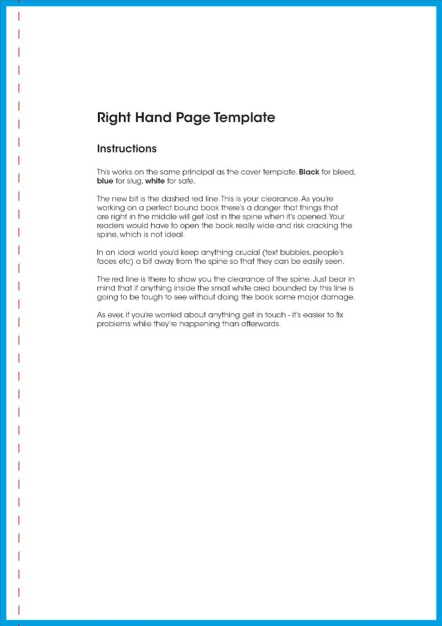
#> input picture AgACAgIAAxkBAAN7Z_vr6rSlP2VgYrpdU37AZRv4cx0AAofuMRumruBLEA43yh4JktQBAAMCAAN5AAM2BA_scanned.jpg, 883 x 1251 px, given in place of the camera (shown at 1/2 size)
$ python main.py
#> lines starting #> are read from the running program, lines starting #| are printed output that depends on the picture
import cv2
import numpy as np
import utlis

print(utlis.__file__)
print(dir(utlis))

########################################################################
webCamFeed = True
pathImage = "doc.jpeg"
cap = cv2.VideoCapture(0)
cap.set(10,160)
heightImg = 640
widthImg  = 480
########################################################################

utlis.initializeTrackbars()
#> (this line was passed over: utlis is not available in this run)
count=0

while True:

    if webCamFeed:success, img = cap.read()
#> img is the input picture: shape (1251, 883, 3); mean B, G, R 249.2, 246.3, 239.4
    else:img = cv2.imread(pathImage)
    img = cv2.resize(img, (widthImg, heightImg)) # RESIZE IMAGE
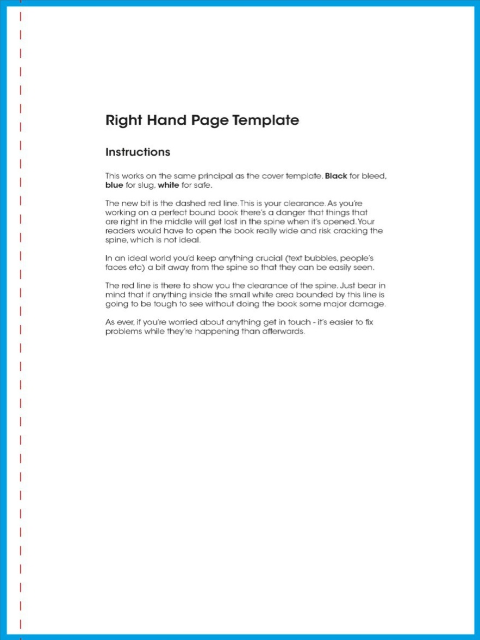
#> img: shape (640, 480, 3); mean B, G, R 249.1, 246.3, 239.4
    imgBlank = np.zeros((heightImg,widthImg, 3), np.uint8) # CREATE A BLANK IMAGE FOR TESTING DEBUGING IF REQUIRED
    imgGray = cv2.cvtColor(img, cv2.COLOR_BGR2GRAY) # CONVERT IMAGE TO GRAY SCALE
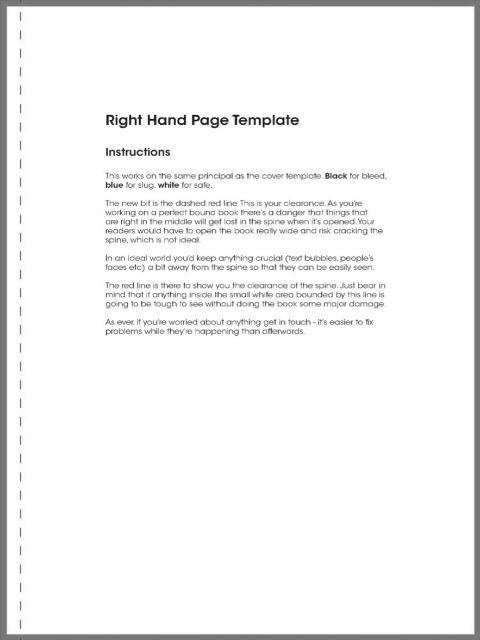
#> imgGray: shape (640, 480); min 23, max 255, mean 244.6
    imgBlur = cv2.GaussianBlur(imgGray, (5, 5), 1) # ADD GAUSSIAN BLUR
#> (the run stopped early here; a loop or call above may not have finished)
